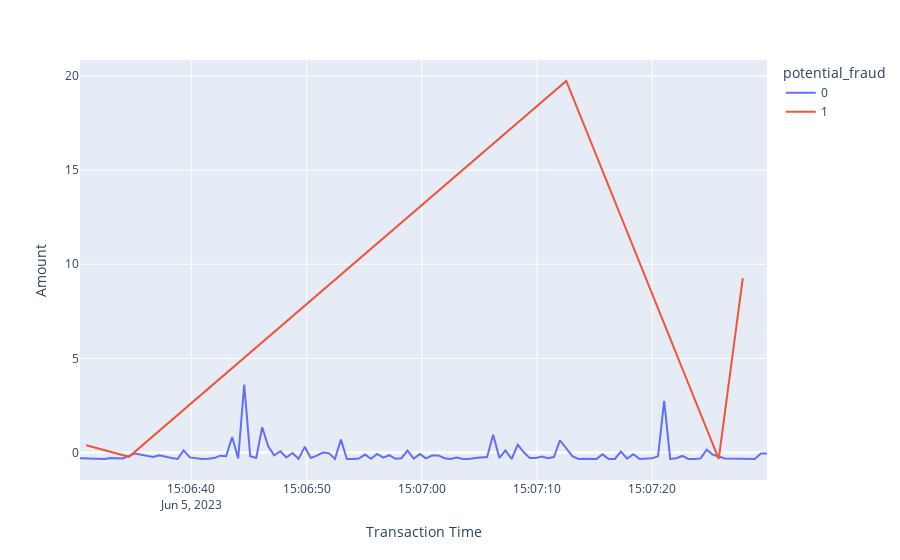

Notebook code cell kept with this figure:
### Code cell
fig = px.line(df, x="Transaction Time", y="Amount", color="potential_fraud")
fig.show()
